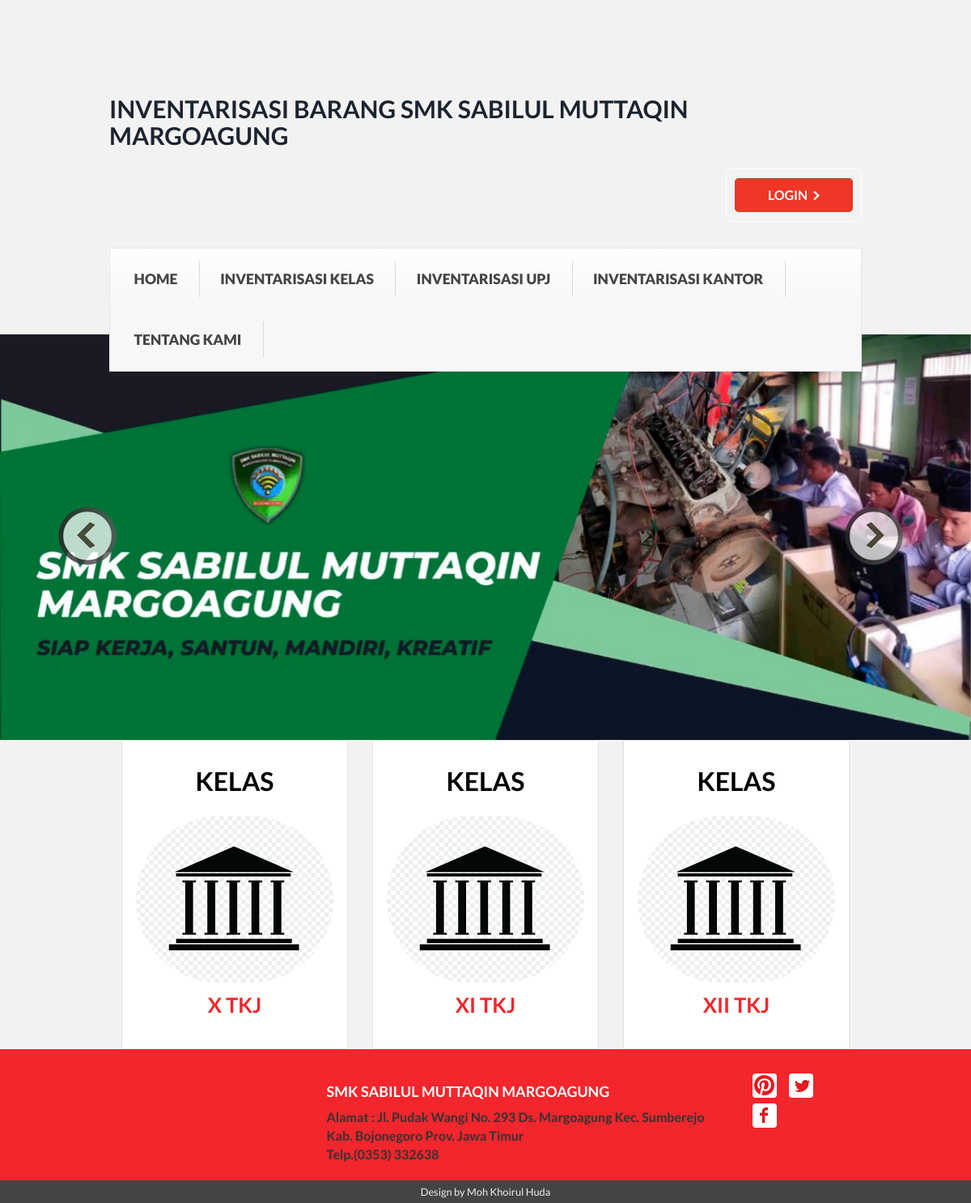
Page /index.php/home/invkelastkj on the committed database.
### tables this page shows
CREATE TABLE `ruang` (
  `id` int(11) NOT NULL,
  `nama_ruang` varchar(255) DEFAULT NULL
);

### application/controllers/Home.php (called while the page is built, shortened)
<?php
class Home extends CI_Controller
{
	public function invkelastkj()
	{
		$data['kelas'] = $this->db->query("
		SELECT * from ruang where nama_ruang like 'X% TKJ'
		")->result();
		$this->load->view('home/invkelastkj', $data);
	}
}

### index.php (called while the page is built, shortened)
<?php
require_once BASEPATH.'core/CodeIgniter.php';

### application/views/home/invkelastkj.php (the view, shortened to what this page needs)
<!DOCTYPE HTML>
<html>
<head>
	<link href="<?php echo base_url();  ?>assets/css/bootstrap.css" rel='stylesheet' type='text/css' />
	<link href="<?php echo base_url();  ?>assets/css/home_style.css" rel='stylesheet' type='text/css' />
</head>
<body>
	<div class="container">
		<div class="top-header">
			<div class="logo">
				<a href="<?php echo base_url();  ?>index.php/welcome">
					<H2><B> INVENTARISASI BARANG SMK SABILUL MUTTAQIN MARGOAGUNG</B></H2>
				</a>
			</div>
			<div class="top-header-info">
				<div class="cart-details">
					<div class="login-rigister">
						<ul class="unstyled-list list-inline">
							<li><a class="rigister" href="<?php echo base_url();  ?>login_admin">LOGIN <span> </span></a></li>
						</ul>
					</div>
				</div>
			</div>
			<div class="clearfix"> </div>
		</div>
		<div class="top-header-nav">
			<nav class="top-nav main-menu">
				<ul class="top-nav">
					<li><a href="<?php echo base_url('home');  ?>">HOME </a><span> </span></li>
					<li><a href="<?php echo base_url('invkelas');  ?>">INVENTARISASI KELAS</a><span> </span></li>
					<li><a href="<?php echo base_url('invupj'); ?>">INVENTARISASI UPJ</a><span> </span></li>
					<li><a href="<?php echo base_url('invkantor'); ?>">INVENTARISASI KANTOR</a><span> </span></li>
					<li><a href="<?php echo base_url('tentangkami');  ?>">TENTANG KAMI</a><span> </span></li>
					<div class="clearfix"> </div>
				</ul>
			</nav>
		</div>
	</div>
	<div id="top" class="callbacks_container">
		<ul class="rslides" id="slider4">
			<li>
				<img src="<?php echo base_url();  ?>assets/img/smk 1.jpg" alt="">
				<div class="caption">
				</div>
			</li>
		</ul>
	</div>
	<div class="content">
		<div class="container">
			<div class="top-row">
				<?php
				foreach ($kelas as $item) {
					echo
					'<div class="col-xs-4">
					<div class="top-row-col1 text-center">
						<h2><b>KELAS</b></h2>
						<img class="r-img text-center" src="'.base_url('assets/img/gedung.png').'" title="name" /><a href="'.base_url("inv/data/".$item->id).'" />
						<span></span>
						<h4><b>' . $item->nama_ruang . '</b></h4></a>
					</div>
				</div>';
				}
				?>
			</div>
		</div>
	</div>
	<div class="footer">
		<div class="container">
			<div class="col-md-3 footer-logo">
			</div>
			<div class="col-md-7 footer-links">
				<ul class="unstyled-list list-inline">
					<li><a href="<?php echo base_url();  ?>index.php/tentangkami">
							<h4><b>SMK SABILUL MUTTAQIN MARGOAGUNG</b></h4>
						</a> </li>
					<li><b>Alamat : Jl. Pudak Wangi No. 293 Ds. Margoagung Kec. Sumberejo Kab. Bojonegoro Prov. Jawa Timur </b></li>
					<li><b>Telp.(0353) 332638</b></li>
				</ul>
			</div>
			<div class="col-md-2 footer-social">
				<ul class="unstyled-list list-inline">
					<li><a class="pin" href="<?php echo base_url();  ?>assets3/#"><span> </span></a></li>
					<li><a class="twitter" href="<?php echo base_url();  ?>assets3/#"><span> </span></a></li>
					<li><a class="facebook" href="<?php echo base_url();  ?>assets3/#"><span> </span></a></li>
				</ul>
			</div>
			<div class="clearfix"> </div>
		</div>
	</div>
	<div class="copy-right">
		<div class="container">
			<p>Design by Moh Khoirul Huda</p>
		</div>
	</div>
</body>
</html>

### rows in the picture
ruang: nama_ruang "X TKJ"
ruang: nama_ruang "XI TKJ"
ruang: nama_ruang "XII TKJ"
